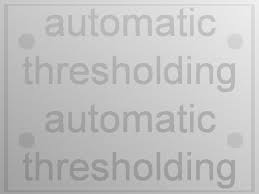
#> input picture images/paper.jpeg, 259 x 194 px
$ python binarize.py
#> lines starting #> are read from the running program, lines starting #| are printed output that depends on the picture; after the words box and inside, x2 and y2 are one past the last pixel; in counts of white or black regions, pixels touching at a corner belong together
import cv2 as cv
import numpy as np
import matplotlib.pyplot as plt

img = cv.imread('../images/paper.jpeg', 0)
#> img is the input picture: shape (194, 259); min 133, max 245, mean 193.7

# global thresholding with T = 180
T1, global_img = cv.threshold(img, 180, 255, cv.THRESH_BINARY)
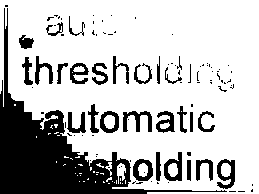
#> global_img: shape (194, 259); 74.9% white; 101 black regions (72 under 20 px), largest, box (x1, y1, x2, y2) and area: (0, 8, 227, 194) 8124, (217, 159, 235, 189) 299, (123, 111, 152, 132) 296

# Otsu's thresholding
T2, otsu_img = cv.threshold(img, 0, 255, cv.THRESH_BINARY + cv.THRESH_OTSU)
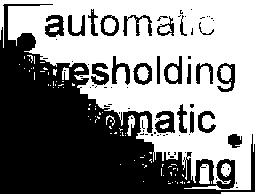
#> otsu_img: shape (194, 259); 53.4% white; 75 black regions (52 under 20 px), largest, box (x1, y1, x2, y2) and area: (0, 4, 255, 194) 19737, (155, 111, 175, 133) 289, (45, 15, 64, 37) 270
#> T2 = 192

# Local binarization with Otsu
local_otsu_img = np.copy(img)
X = img.shape[0]
#> X = 194
Y = img.shape[1]
#> Y = 259
STEP = 50
for x in range(0, X, STEP):
    for y in range(0, Y, STEP):
        x_end = min(x + STEP, X)
        y_end = min(y + STEP, Y)
        local_img = local_otsu_img[x:x_end, y:y_end]
        T, local_img = cv.threshold(local_img, 0, 255, cv.THRESH_BINARY + cv.THRESH_OTSU)
        local_otsu_img[x:x_end, y:y_end] = local_img
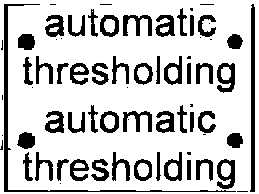
#> local_otsu_img: shape (194, 259); 78.5% white; 70 black regions (22 under 20 px), largest, box (x1, y1, x2, y2) and area: (4, 4, 236, 192) 1172, (250, 4, 255, 192) 748, (217, 63, 235, 93) 316

plt.subplot(2, 2, 1), plt.title('Original Image')
plt.imshow(img, cmap='gray')
plt.xticks([]), plt.yticks([])

plt.subplot(2, 2, 2), plt.title('Global Thresholding (T=180)')
plt.imshow(global_img, cmap='gray')
plt.xticks([]), plt.yticks([])

plt.subplot(2, 2, 3), plt.title("Otsu's Method (T=" + str(int(T2)) + ")")
plt.imshow(otsu_img, cmap='gray')
plt.xticks([]), plt.yticks([])

plt.subplot(2, 2, 4), plt.title('Local Binarization')
plt.imshow(local_otsu_img, cmap='gray')
plt.xticks([]), plt.yticks([])

plt.show()
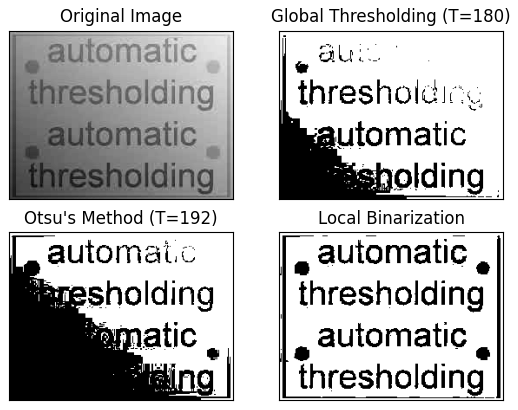
#> figure drawn by matplotlib, 4 panels
